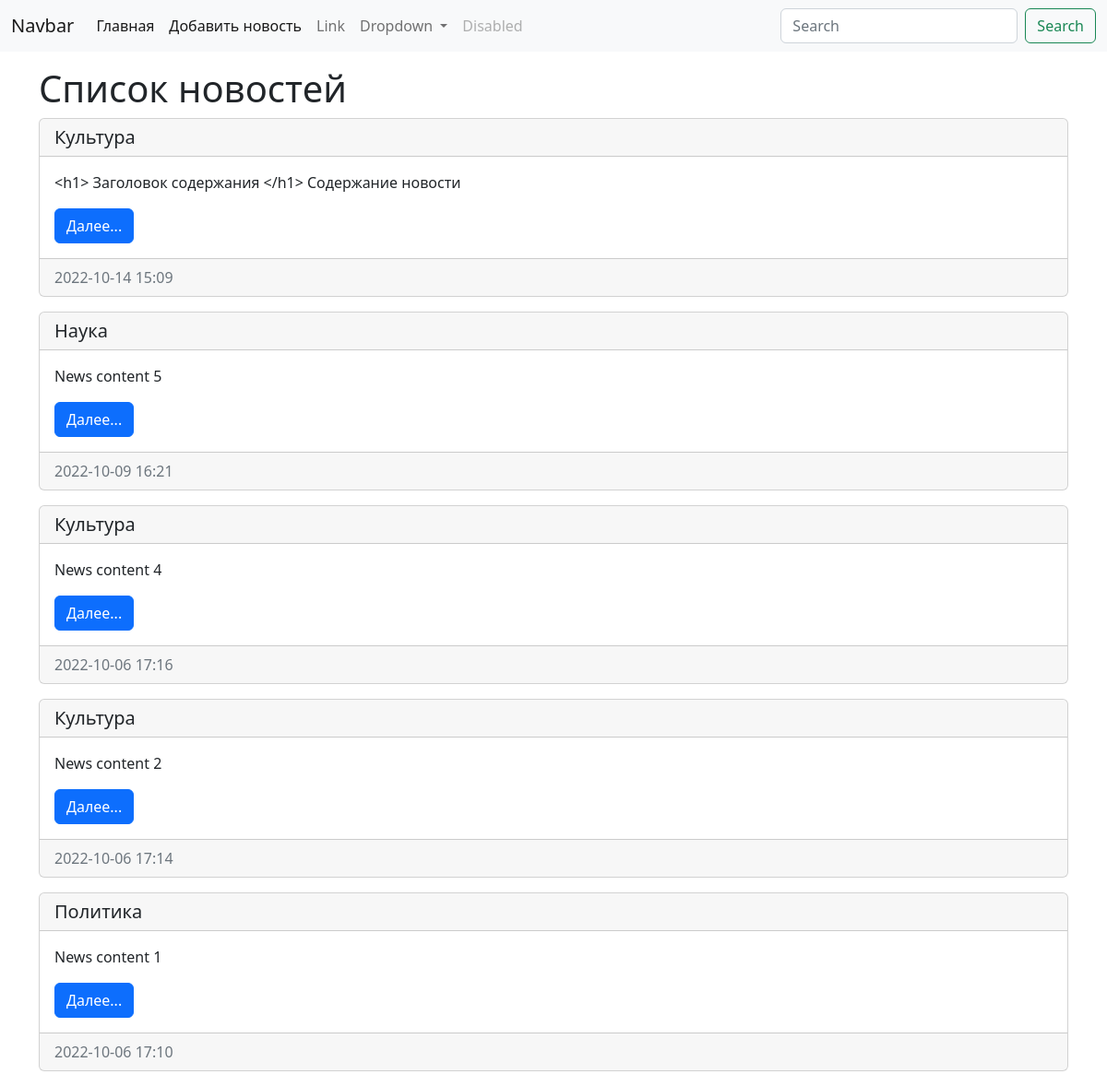
The page / on the database its author committed.
### news/models.py (models this page shows, shortened)
class News(models.Model):
    title = models.CharField(max_length=150, db_index=True, verbose_name='Наименование')
    content = models.TextField(blank=True, verbose_name="Содержание") # Не обязательно к заполнению no need to fill
    created_at = models.DateTimeField(auto_now_add=True, verbose_name="Создано")
    updated_at = models.DateTimeField(auto_now=True, verbose_name="Изменено")
    image = models.ImageField(upload_to='images/%Y/%m/%d/', verbose_name="Изображение", blank=True)
    is_published = models.BooleanField(default=True, verbose_name="Опубликовано")
    category = models.ForeignKey('Category', on_delete=models.PROTECT, null=True, verbose_name="Категория")
    class Meta:
        verbose_name = "Новость"
        verbose_name_plural = "Новости"
        ordering = ['-created_at', 'title']

class Category(models.Model):
    title = models.CharField(max_length=150, db_index=True, verbose_name='Наименование')
    def __str__(self):
        return self.title
    class Meta:
        verbose_name = "Категория"
        verbose_name_plural = "Категории"
        ordering = ['title']

### news/views.py (the view)
# urls.py: path('', index),
def index(request):
    news = News.objects.all()
    context = {'news': news,
               'title': 'Список новостей'}
    return render(request, 'news/index.html', context)

### templates/news/index.html (shortened to what this page needs)
<!doctype html>
<html lang="en">
<head>
    <link href="https://cdn.jsdelivr.net/npm/bootstrap@5.2.2/dist/css/bootstrap.min.css" rel="stylesheet"
>
</head>
<body>
<nav class="navbar navbar-expand-lg bg-light">
    <div class="container-fluid">
        <a class="navbar-brand" href="/">Navbar</a>
        <div class="collapse navbar-collapse" id="navbarSupportedContent">
            <ul class="navbar-nav me-auto mb-2 mb-lg-0">
                <li class="nav-item">
                    <a class="nav-link active" aria-current="page" href="/">Главная</a>
                </li>
                   <li class="nav-item">
                    <a class="nav-link active" aria-current="page" href="/">Добавить новость</a>
                </li>
                <li class="nav-item">
                    <a class="nav-link" href="#">Link</a>
                </li>
                <li class="nav-item dropdown">
                    <a class="nav-link dropdown-toggle" href="#" role="button" data-bs-toggle="dropdown"
                       aria-expanded="false">
                        Dropdown
                    </a>
                </li>
                <li class="nav-item">
                    <a class="nav-link disabled">Disabled</a>
                </li>
            </ul>
            <form class="d-flex" role="search">
                <input class="form-control me-2" type="search" placeholder="Search" aria-label="Search">
                <button class="btn btn-outline-success" type="submit">Search</button>
            </form>
        </div>
    </div>
</nav>
<div class="container mt-3">
    <h1>{{ title }}</h1>
    {% for item in news %}
        <div class="card mb-3">
            <h5 class="card-header">{{ item.category }}</h5>
            <div class="card-body">
                <p class="card-text">{{ item.content }}</p>
                <a href="#" class="btn btn-primary">Далее...</a>
            </div>
            <div class="card-footer text-muted">
                {{ item.created_at|date:'Y-m-d H:i' }}
            </div>
        </div>
    {% endfor %}
</div>
</body>
</html>

### rows shown on the page
News: category "Культура", content "<h1> Заголовок содержания </h1> Содержание новости", created_at "2022-10-14 15:09"
News: category "Наука", content "News content 5", created_at "2022-10-09 16:21"
News: category "Культура", content "News content 4", created_at "2022-10-06 17:16"
News: category "Культура", content "News content 2", created_at "2022-10-06 17:14"
News: category "Политика", content "News content 1", created_at "2022-10-06 17:10"

### other values the page prints
{{ title }} "Список новостей"
